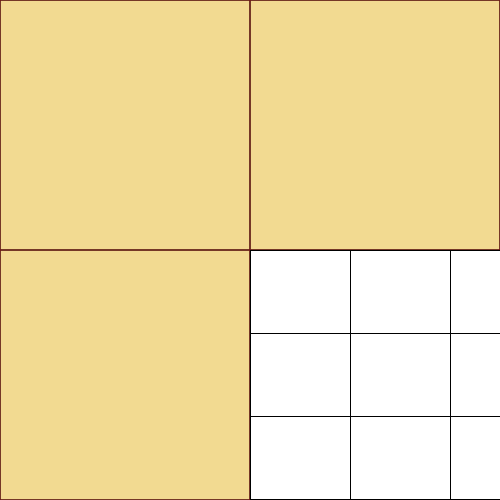
Frame 1 (no input)
Frame 60 (the mouse pressed at the canvas centre just before this capture): identical to frame 1, image omitted
Frame 120 (the mouse held since frame 60 and released just before this capture): identical to frame 1, image omitted

The Processing sketch that drew this single still picture (run headless with seeded random() and noise(); from frame 60 on, the mouse is pressed at the canvas centre):

// Processing sketch: madn
// ── madn.pde
int[][] scaleArr = {{-1, -1}, {-1, 1}, {1, -1}, {1, 1}};
int[][] spielPlan = {
                        {1,1,0,0,2,2},
                        {2,1,0,0,2,2},
                        {2,1,0,0,0,0},
                        {2,1,0,0,0,0},
                        {2,1,1,1,1,1},                       
                    };
color[] colorArr = {#FF0000, #00FF00, #0000FF, #FFFF00};


void setup() {
    size(500, 500);    
}

void draw() {
    translate(width/2, height/2);
    background(#E20008);
    for(int i = 0; i < 4; i++) {
        pushMatrix();
            scale(scaleArr[i][0] * .5f, scaleArr[i][1] * .5f);
            fill(#F2DA91);
            rect(1, 1, width - 2, height - 2);
        popMatrix();
    }

    for(int i = 0; i < spielPlan.length; i++) {
        for(int j = 0; j < spielPlan[i].length; j++) {
            pushMatrix();
                translate(i * (width / spielPlan.length), j * (height / spielPlan[i].length));
                fill(255);
                rect(0, 0, width / spielPlan.length, height / spielPlan[i].length);
            popMatrix();
        }
    }
}
